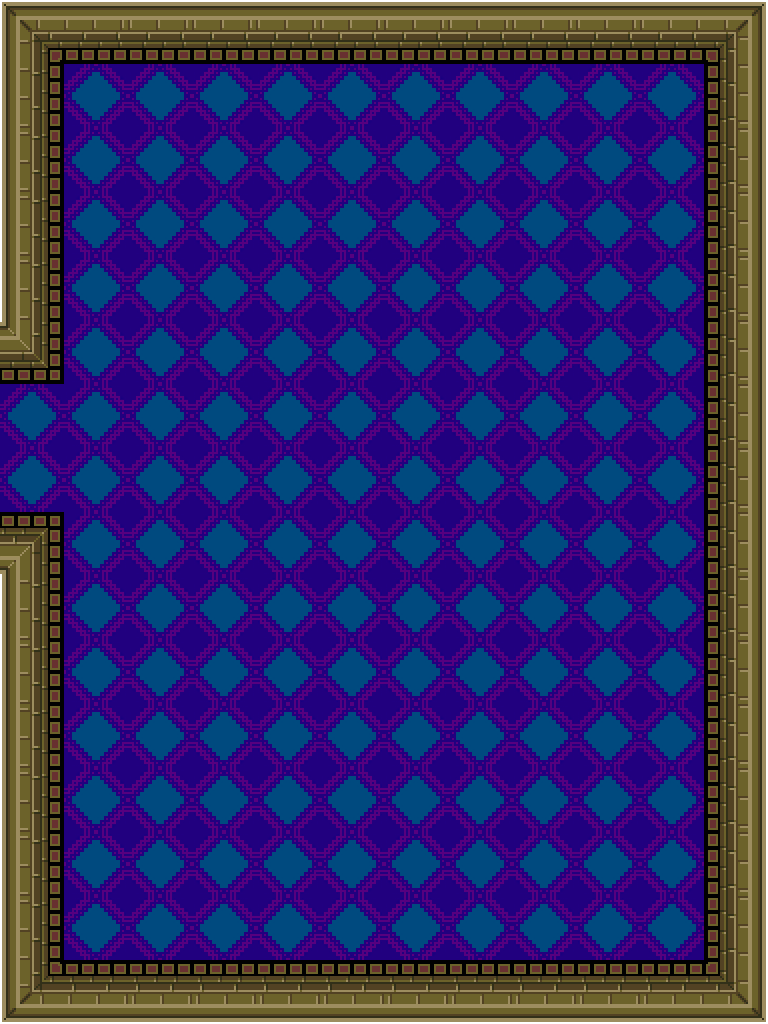

This is a level from a 2D game, rendered from its Tiled map with the project's own tilesets. A one-line summary and the map file follow, with tile-layer data summarised:
An orthogonal 12x16 tile map with 64x64 px tiles, 5 tile layers (under0, under1, under2, over0, ...) and 52 objects (50x wall, 2x COSThallway).

<map version="1.0" orientation="orthogonal" renderorder="right-down" width="12" height="16" tilewidth="64" tileheight="64" nextobjectid="130">
 <tileset firstgid="1" name="COS" tilewidth="64" tileheight="64" tilecount="49">
  <image source="COS.png" width="448" height="448" />
 </tileset>
 <layer name="under0" width="12" height="16">
  <data>[192 cells, 192 non-empty, 1 distinct tile ids]</data>
 </layer>
 <layer name="under1" width="12" height="16">
  <data>[192 cells, 50 non-empty, 11 distinct tile ids]</data>
 </layer>
 <layer name="under2" width="12" height="16">
  <data>[192 cells, 0 non-empty, 0 distinct tile ids]</data>
 </layer>
 <layer name="over0" width="12" height="16">
  <data>[192 cells, 0 non-empty, 0 distinct tile ids]</data>
 </layer>
 <objectgroup name="walls">
  <object id="62" name="COSThallway" gid="13" x="-64" y="448" width="64" height="64" />
  <object id="63" name="COSThallway" gid="13" x="-64" y="512" width="64" height="64" />
  <object id="64" name="wall" gid="13" x="0" y="576" width="64" height="64" />
  <object id="65" name="wall" gid="13" x="0" y="640" width="64" height="64" />
  <object id="66" name="wall" gid="13" x="0" y="704" width="64" height="64" />
  <object id="67" name="wall" gid="13" x="0" y="768" width="64" height="64" />
  <object id="68" name="wall" gid="13" x="0" y="832" width="64" height="64" />
  <object id="69" name="wall" gid="13" x="0" y="896" width="64" height="64" />
  <object id="70" name="wall" gid="13" x="0" y="960" width="64" height="64" />
  <object id="71" name="wall" gid="13" x="0" y="1024" width="64" height="64" />
  <object id="73" name="wall" gid="13" x="64" y="1024" width="64" height="64" />
  <object id="74" name="wall" gid="13" x="128" y="1024" width="64" height="64" />
  <object id="75" name="wall" gid="13" x="192" y="1024" width="64" height="64" />
  <object id="76" name="wall" gid="13" x="256" y="1024" width="64" height="64" />
  <object id="77" name="wall" gid="13" x="320" y="1024" width="64" height="64" />
  <object id="78" name="wall" gid="13" x="384" y="1024" width="64" height="64" />
  <object id="79" name="wall" gid="13" x="448" y="1024" width="64" height="64" />
  <object id="80" name="wall" gid="13" x="512" y="1024" width="64" height="64" />
  <object id="81" name="wall" gid="13" x="576" y="1024" width="64" height="64" />
  <object id="82" name="wall" gid="13" x="640" y="1024" width="64" height="64" />
  <object id="83" name="wall" gid="13" x="704" y="1024" width="64" height="64" />
  <object id="84" name="wall" gid="13" x="704" y="960" width="64" height="64" />
  <object id="95" name="wall" gid="13" x="0" y="64" width="64" height="64" />
  <object id="96" name="wall" gid="13" x="704" y="64" width="64" height="64" />
  <object id="97" name="wall" gid="13" x="640" y="64" width="64" height="64" />
  <object id="98" name="wall" gid="13" x="576" y="64" width="64" height="64" />
  <object id="99" name="wall" gid="13" x="512" y="64" width="64" height="64" />
  <object id="100" name="wall" gid="13" x="448" y="64" width="64" height="64" />
  <object id="101" name="wall" gid="13" x="384" y="64" width="64" height="64" />
  <object id="102" name="wall" gid="13" x="320" y="64" width="64" height="64" />
  <object id="103" name="wall" gid="13" x="256" y="64" width="64" height="64" />
  <object id="104" name="wall" gid="13" x="192" y="64" width="64" height="64" />
  <object id="105" name="wall" gid="13" x="128" y="64" width="64" height="64" />
  <object id="106" name="wall" gid="13" x="64" y="64" width="64" height="64" />
  <object id="111" name="wall" gid="12" x="704" y="896" width="64" height="64" />
  <object id="112" name="wall" gid="12" x="704" y="832" width="64" height="64" />
  <object id="113" name="wall" gid="12" x="704" y="768" width="64" height="64" />
  <object id="114" name="wall" gid="12" x="704" y="704" width="64" height="64" />
  <object id="115" name="wall" gid="12" x="704" y="640" width="64" height="64" />
  <object id="116" name="wall" gid="12" x="704" y="576" width="64" height="64" />
  <object id="117" name="wall" gid="12" x="704" y="512" width="64" height="64" />
  <object id="118" name="wall" gid="12" x="704" y="448" width="64" height="64" />
  <object id="119" name="wall" gid="12" x="704" y="384" width="64" height="64" />
  <object id="120" name="wall" gid="12" x="704" y="320" width="64" height="64" />
  <object id="121" name="wall" gid="12" x="704" y="256" width="64" height="64" />
  <object id="122" name="wall" gid="12" x="704" y="192" width="64" height="64" />
  <object id="123" name="wall" gid="12" x="704" y="128" width="64" height="64" />
  <object id="124" name="wall" gid="12" x="0" y="128" width="64" height="64" />
  <object id="125" name="wall" gid="12" x="0" y="192" width="64" height="64" />
  <object id="126" name="wall" gid="12" x="0" y="256" width="64" height="64" />
  <object id="127" name="wall" gid="12" x="0" y="320" width="64" height="64" />
  <object id="128" name="wall" gid="12" x="0" y="384" width="64" height="64" />
 </objectgroup>
 <layer name="over1" width="12" height="16">
  <data>[192 cells, 0 non-empty, 0 distinct tile ids]</data>
 </layer>
</map>
